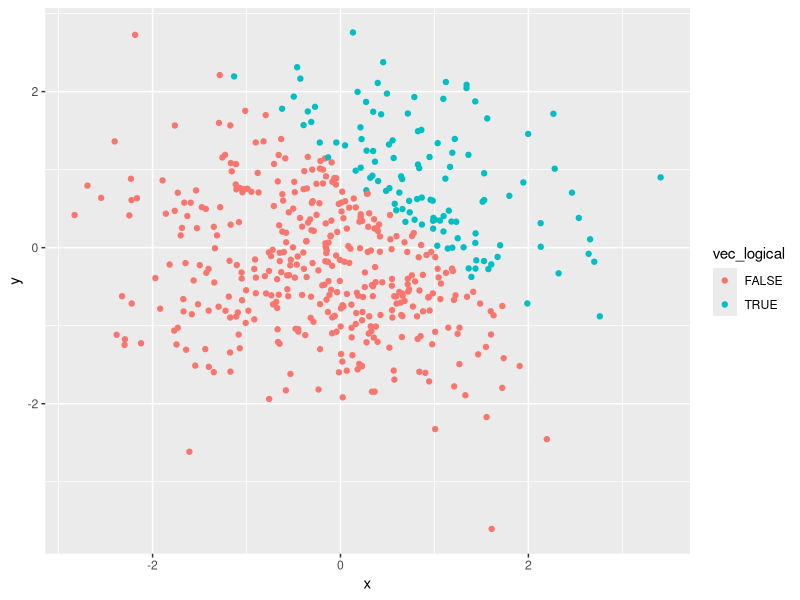
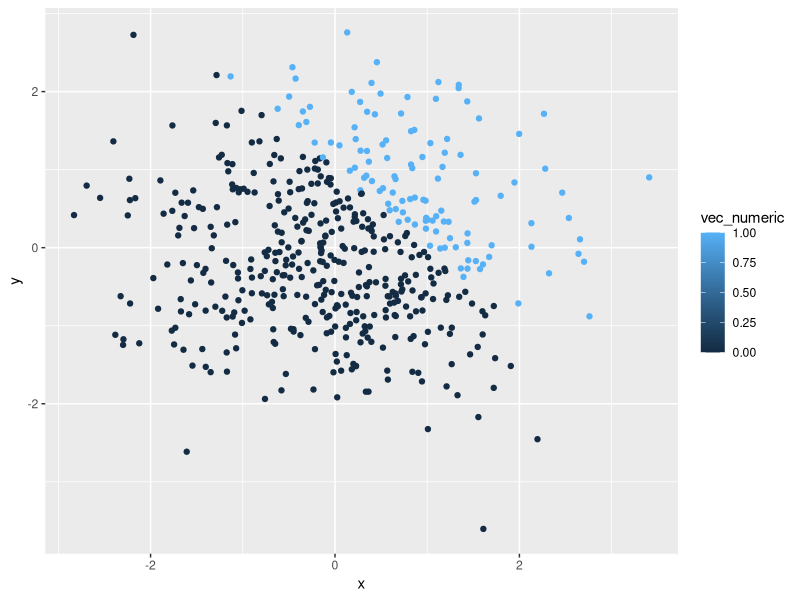
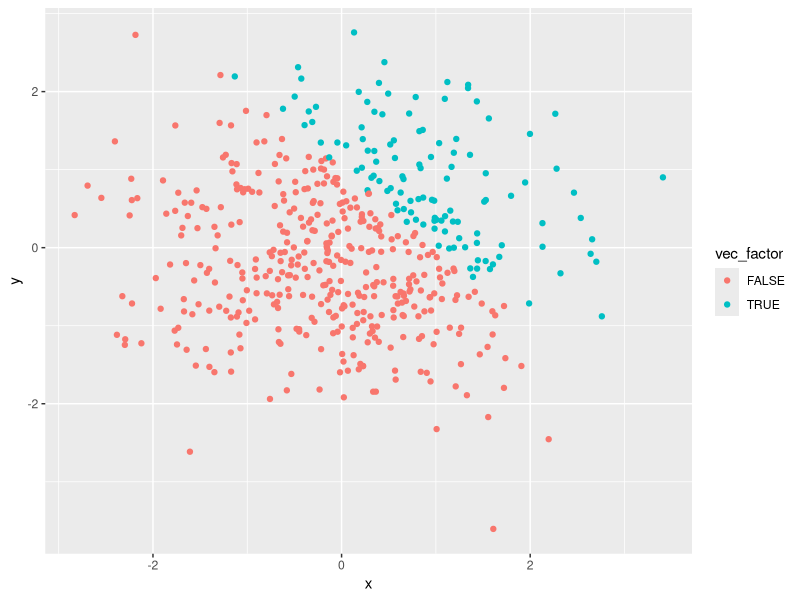
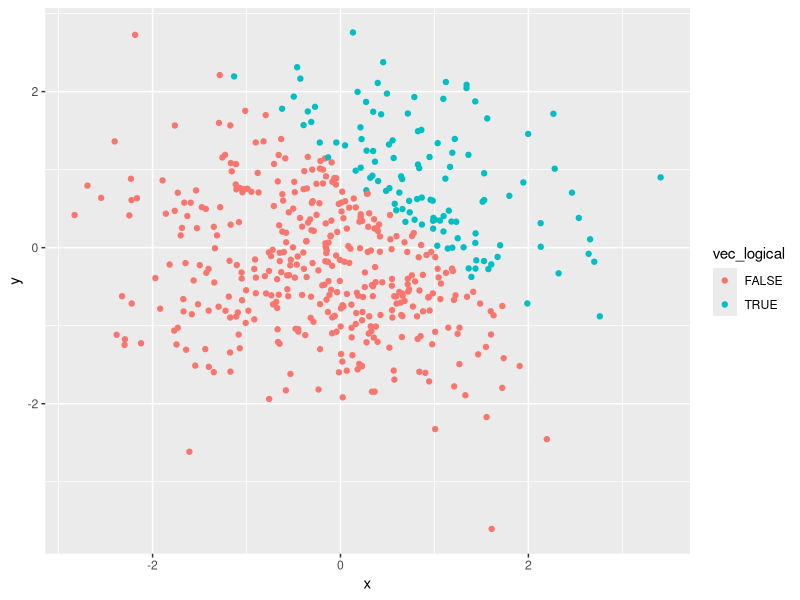

Here is the R script that generated these plots, in order:
## ---- chunk 1
library(tidyverse)

hw1_df = tibble(
  norm_samp = rnorm(8,0,1),
  vec_logical= norm_samp > 0,
 vec_char= c("1","2","3","4","5","6","7","8"),
  vec_factor=factor(c("high","medium","low","high","medium","low","high","medium"))
)


mean_samp = mean(pull(hw1_df, norm_samp))
mean_samp = mean(pull(hw1_df, vec_logical))
mean_samp = mean(pull(hw1_df, vec_char))
mean_samp = mean(pull(hw1_df, vec_factor))
## ---- chunk 2

as.numeric(pull(hw1_df, vec_logical))
as.numeric(pull(hw1_df, vec_char))
as.numeric(pull(hw1_df, vec_factor))

## ---- chunk 3
numeric_convert <- as.numeric(pull(hw1_df, vec_logical))
numeric_multiply=numeric_convert*pull(hw1_df,norm_samp)

factor_convert <- as.factor(pull(hw1_df, vec_logical))
factor_multiply=factor_convert*pull(hw1_df,norm_samp)

factor_convert <- as.factor(pull(hw1_df, vec_logical))
factor_numeric <- as.numeric(factor_convert)
factor_numeric_multiply=factor_numeric*pull(hw1_df,norm_samp)

## ---- chunk 4
hw1_problem2_df = tibble(
  x= rnorm(500,0,1),
  y= rnorm(500,0,1),
 vec_logical= x+y>1,
 vec_numeric= as.numeric(vec_logical),
 vec_factor= as.factor(vec_logical)
 )
## ---- chunk 5
ggplot(hw1_problem2_df, aes(x = x, y = y,color=vec_logical)) + geom_point()
ggsave("scatter_plot.pdf", height = 4, width = 6)
## ---- chunk 6
ggplot(hw1_problem2_df, aes(x = x, y = y,color=vec_numeric)) + geom_point()
## ---- chunk 7
ggplot(hw1_problem2_df, aes(x = x, y = y,color=vec_factor)) + geom_point()
